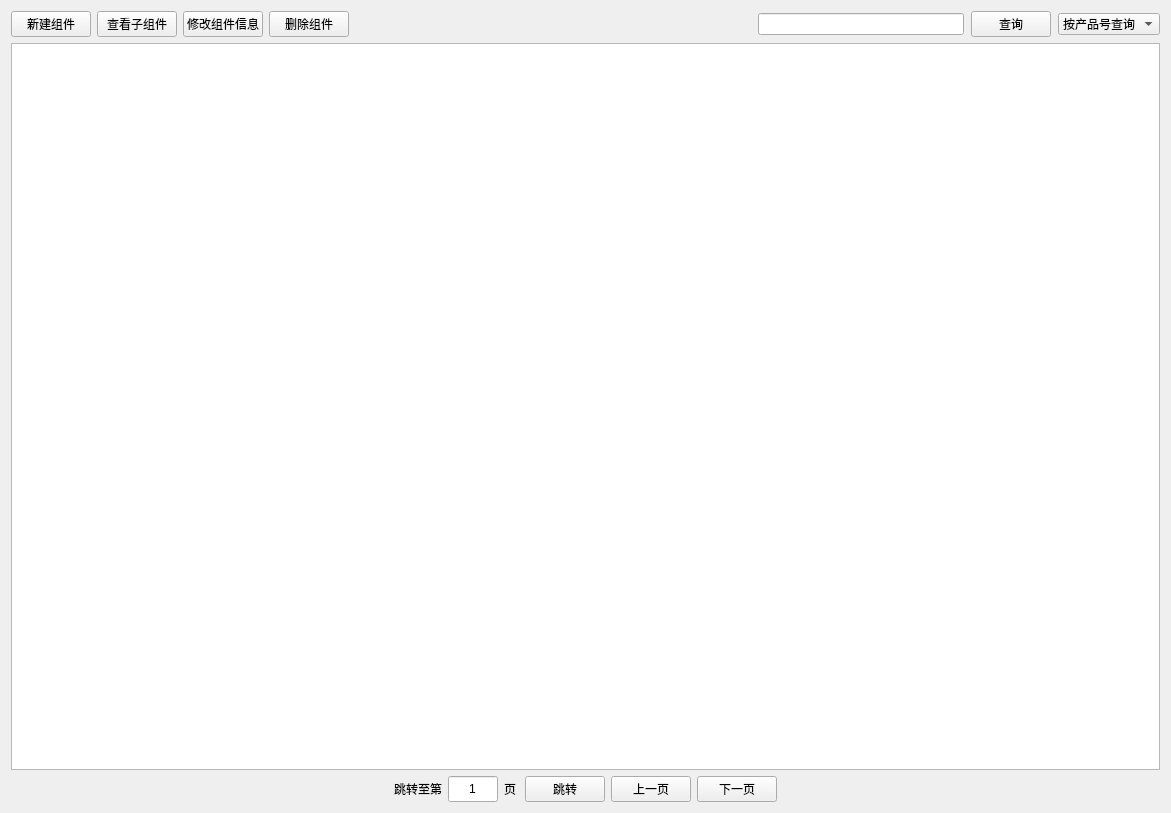
<?xml version="1.0" encoding="UTF-8"?>
<ui version="4.0">
 <class>Form</class>
 <widget class="QWidget" name="Form">
  <property name="geometry">
   <rect>
    <x>0</x>
    <y>0</y>
    <width>1171</width>
    <height>813</height>
   </rect>
  </property>
  <property name="windowTitle">
   <string>Form</string>
  </property>
  <layout class="QVBoxLayout" name="verticalLayout">
   <item>
    <layout class="QHBoxLayout" name="horizontalLayout_3">
     <item>
      <layout class="QHBoxLayout" name="horizontalLayout_5">
       <item>
        <widget class="QPushButton" name="addComponentButton">
         <property name="text">
          <string>新建组件</string>
         </property>
        </widget>
       </item>
       <item>
        <widget class="QPushButton" name="selectSubComponent">
         <property name="text">
          <string>查看子组件</string>
         </property>
        </widget>
       </item>
       <item>
        <widget class="QPushButton" name="alterComponentButton">
         <property name="text">
          <string>修改组件信息</string>
         </property>
        </widget>
       </item>
      </layout>
     </item>
     <item>
      <widget class="QPushButton" name="deleteComponentButton">
       <property name="text">
        <string>删除组件</string>
       </property>
      </widget>
     </item>
     <item>
      <spacer name="horizontalSpacer">
       <property name="orientation">
        <enum>Qt::Horizontal</enum>
       </property>
       <property name="sizeHint" stdset="0">
        <size>
         <width>40</width>
         <height>20</height>
        </size>
       </property>
      </spacer>
     </item>
     <item>
      <layout class="QHBoxLayout" name="horizontalLayout">
       <property name="spacing">
        <number>7</number>
       </property>
       <item>
        <widget class="QLineEdit" name="searchEdit">
         <property name="maximumSize">
          <size>
           <width>500</width>
           <height>16777215</height>
          </size>
         </property>
        </widget>
       </item>
       <item>
        <widget class="QPushButton" name="searchButton">
         <property name="text">
          <string>查询</string>
         </property>
        </widget>
       </item>
       <item>
        <widget class="QComboBox" name="comboBox">
         <item>
          <property name="text">
           <string>按产品号查询</string>
          </property>
         </item>
         <item>
          <property name="text">
           <string>按产品名查询</string>
          </property>
         </item>
         <item>
          <property name="text">
           <string>按批次号查询</string>
          </property>
         </item>
        </widget>
       </item>
      </layout>
     </item>
    </layout>
   </item>
   <item>
    <widget class="QTableView" name="tableView"/>
   </item>
   <item>
    <layout class="QHBoxLayout" name="horizontalLayout_4">
     <item>
      <spacer name="horizontalSpacer_2">
       <property name="orientation">
        <enum>Qt::Horizontal</enum>
       </property>
       <property name="sizeHint" stdset="0">
        <size>
         <width>40</width>
         <height>20</height>
        </size>
       </property>
      </spacer>
     </item>
     <item>
      <layout class="QHBoxLayout" name="horizontalLayout_2">
       <item>
        <widget class="QLabel" name="label_2">
         <property name="text">
          <string>跳转至第</string>
         </property>
        </widget>
       </item>
       <item>
        <widget class="QLineEdit" name="jumpEdit">
         <property name="maximumSize">
          <size>
           <width>50</width>
           <height>50</height>
          </size>
         </property>
         <property name="text">
          <string>1</string>
         </property>
         <property name="maxLength">
          <number>9999</number>
         </property>
         <property name="alignment">
          <set>Qt::AlignCenter</set>
         </property>
        </widget>
       </item>
       <item>
        <widget class="QLabel" name="totalPageLabel">
         <property name="text">
          <string>页</string>
         </property>
        </widget>
       </item>
       <item>
        <widget class="QPushButton" name="jumpButton">
         <property name="text">
          <string>跳转</string>
         </property>
        </widget>
       </item>
       <item>
        <widget class="QPushButton" name="previousButton">
         <property name="text">
          <string>上一页</string>
         </property>
        </widget>
       </item>
       <item>
        <widget class="QPushButton" name="nextButton">
         <property name="text">
          <string>下一页</string>
         </property>
        </widget>
       </item>
      </layout>
     </item>
     <item>
      <spacer name="horizontalSpacer_3">
       <property name="orientation">
        <enum>Qt::Horizontal</enum>
       </property>
       <property name="sizeHint" stdset="0">
        <size>
         <width>40</width>
         <height>20</height>
        </size>
       </property>
      </spacer>
     </item>
    </layout>
   </item>
  </layout>
 </widget>
 <resources/>
 <connections/>
</ui>
